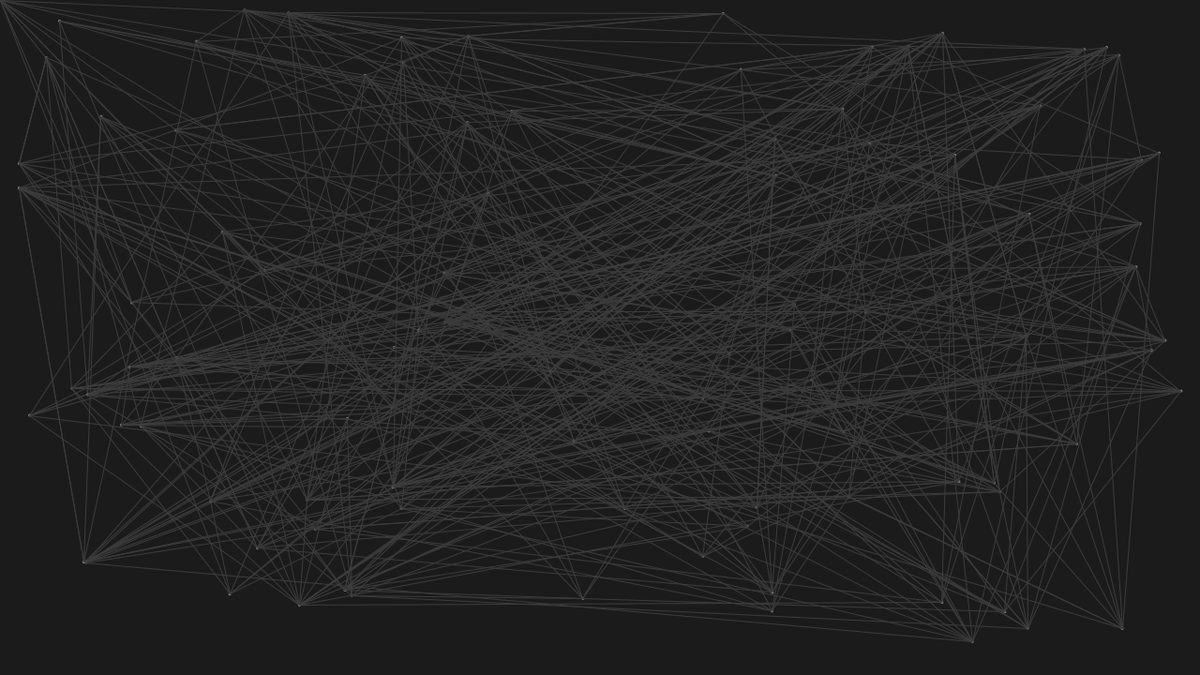
Frame 1 (no input)
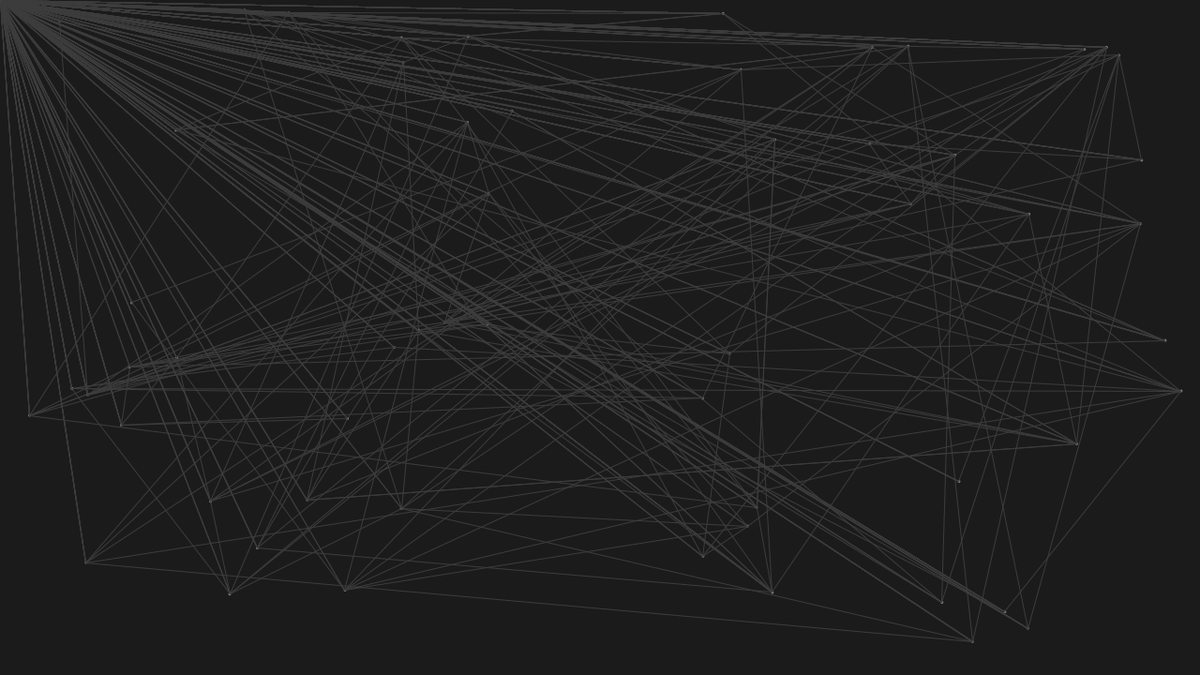
Frame 60 (the mouse pressed at the canvas centre just before this capture)
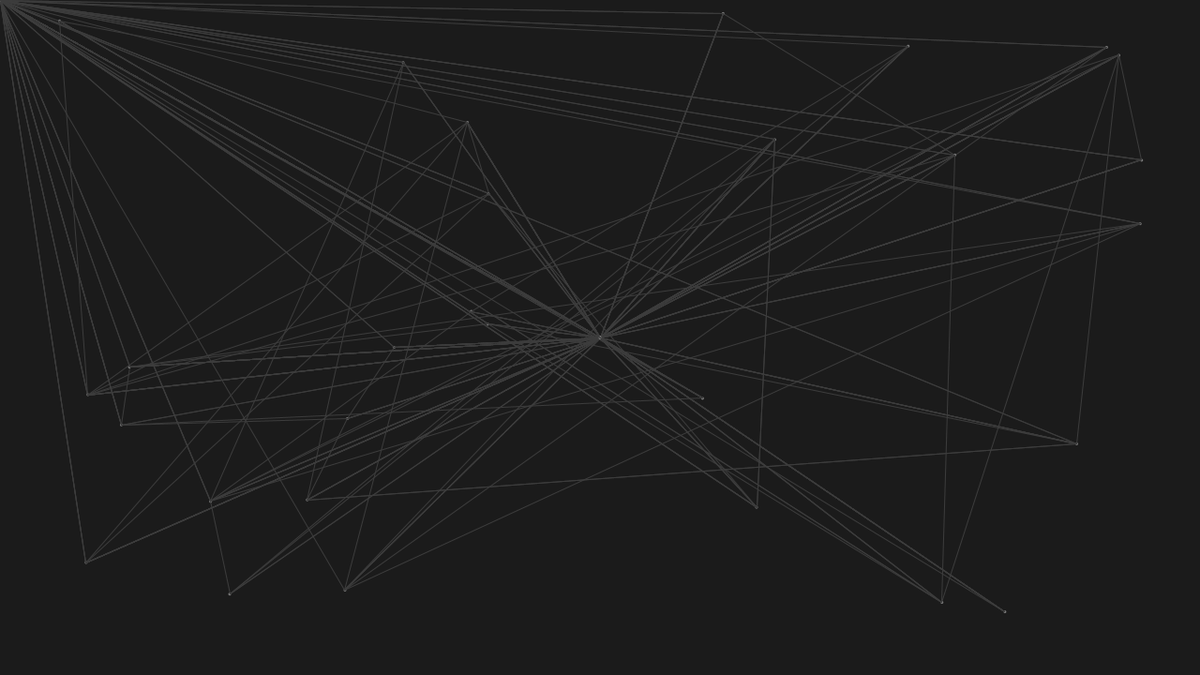
Frame 120 (the mouse held since frame 60 and released just before this capture)

The Processing sketch that drew these frames (run headless with seeded random() and noise(); from frame 60 on, the mouse is pressed at the canvas centre):

// Processing sketch: federico_miotello
// ── federico_miotello.pde
int nPoints =   100;
int nLines = 5; //lines exiting each point
int randomIndex;
int pIndex;

MyPoint[] points = new MyPoint[nPoints];
MyPoint p, q;
int[][] connections = new int[nPoints][nLines];

color backgroundColor = color(27,27,27);
color pointColor = color(120,120,120);
color lineColor = color(60,60,60);

float pointSize = 3;
float lineWidth = 1;

void setup() {
  size(1280, 720);
  frameRate(6);
  
  //initial points position
  for (int i = 0; i < nPoints; i++) {
    points[i] = new MyPoint(random(width), random(height), pointSize, pointColor);
  }
  
  //initial connections
  for (int i = 0; i < nPoints; i++) {
    for (int j = 0; j < nLines; j++) {
      randomIndex = int(random(float(nPoints)));
      connections[i][j] = randomIndex;
    }
  }
}

void draw() {
  background(backgroundColor);
  
  randomIndex = int(random(float(nPoints)));
  pIndex = randomIndex;
  
  p = points[pIndex]; //point to move
  p.move(mouseX, mouseY);
  
  for (int j = 0; j < nLines; j++) {
    randomIndex = int(random(float(nPoints)));
    connections[pIndex][j] = randomIndex;
  }
  
  
  for (int i = 0; i < nPoints; i++) {
    p = points[i];
    p.plot();
    for (int j = 0; j < nLines; j++) {
      q = points[connections[i][j]];
      
      noFill();
      stroke(lineColor);
      strokeWeight(lineWidth);
      line(this.p.x, this.p.y, this.q.x, this.q.y);
    }
  }
}

// ── MyPoint.pde
class MyPoint{
  
  float x,y;
  float size;
  color c;
  
  //Constructor
  public MyPoint(float x, float y, float size, color c){
    this.x = x;
    this.y = y;
    this.size = size;
    this.c = c;
  }
  
  // ---- Methods
  public void plot(){
    noStroke();
    fill(c);
    ellipse(x,y,size,size);
  }
  
  public void move(float newX, float newY){
    x = newX; 
    y = newY;
  }
  
  //public boolean equals(MyPoint p) {
  //  return (this.x == p.x && this.y == p.y);
  //}
  
}
